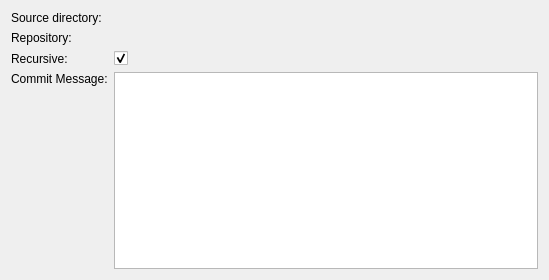
<ui version="4.0" >
 <class>SvnImportMetadataWidget</class>
 <widget class="QWidget" name="SvnImportMetadataWidget" >
  <property name="geometry" >
   <rect>
    <x>0</x>
    <y>0</y>
    <width>549</width>
    <height>280</height>
   </rect>
  </property>
  <layout class="QGridLayout" >
   <item row="0" column="0" >
    <widget class="QLabel" name="labelForSrc" >
     <property name="text" >
      <string>Source directory:</string>
     </property>
    </widget>
   </item>
   <item row="1" column="0" >
    <widget class="QLabel" name="label_2" >
     <property name="text" >
      <string>Repository:</string>
     </property>
    </widget>
   </item>
   <item row="1" column="1" >
    <widget class="KUrlRequester" name="dest" >
     <property name="toolTip" >
      <string>Repository Location</string>
     </property>
     <property name="statusTip" >
      <string>Repository Location to import into</string>
     </property>
     <property name="whatsThis" >
      <string>Choose the repository into which the source directory is imported to</string>
     </property>
    </widget>
   </item>
   <item row="2" column="0" >
    <widget class="QLabel" name="label_3" >
     <property name="text" >
      <string>Recursive:</string>
     </property>
    </widget>
   </item>
   <item row="2" column="1" >
    <widget class="QCheckBox" name="recursive" >
     <property name="text" >
      <string/>
     </property>
     <property name="checked" >
      <bool>true</bool>
     </property>
    </widget>
   </item>
   <item row="0" column="1" >
    <widget class="KUrlRequester" name="srcEdit" />
   </item>
   <item row="3" column="1" >
    <widget class="KTextEdit" name="message" />
   </item>
   <item row="3" column="0" >
    <widget class="QLabel" name="label" >
     <property name="text" >
      <string>Commit Message:</string>
     </property>
     <property name="alignment" >
      <set>Qt::AlignLeading|Qt::AlignLeft|Qt::AlignTop</set>
     </property>
    </widget>
   </item>
  </layout>
 </widget>
 <customwidgets>
  <customwidget>
   <class>KTextEdit</class>
   <extends>QTextEdit</extends>
   <header>ktextedit.h</header>
  </customwidget>
  <customwidget>
   <class>KUrlRequester</class>
   <extends>QFrame</extends>
   <header>kurlrequester.h</header>
  </customwidget>
 </customwidgets>
 <resources/>
 <connections/>
</ui>
